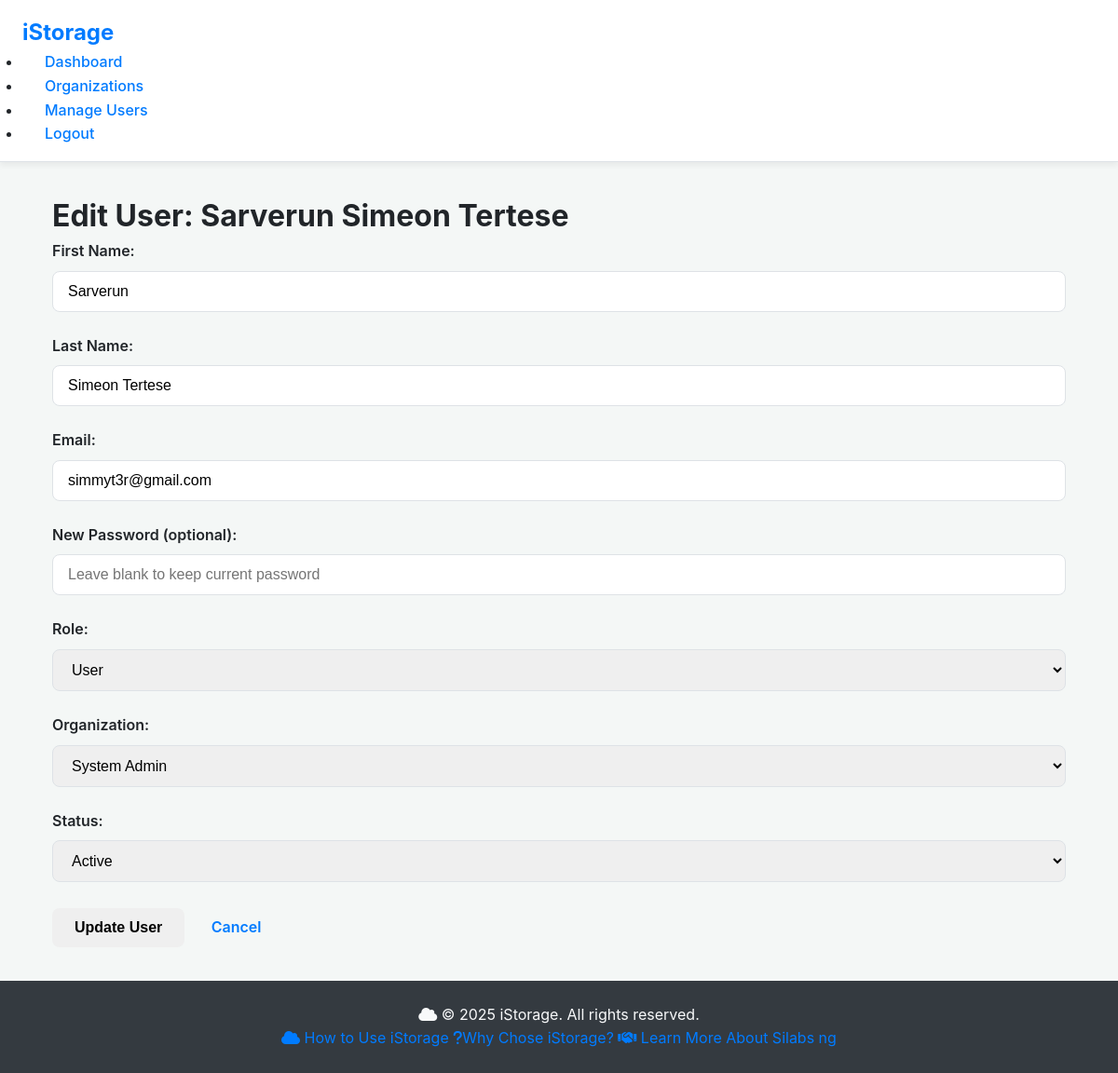
Screenshot of /views/edit_user.php?id=3 (signed in) with the database file from the repository.
### tables this page shows
CREATE TABLE `users` (
  `id` int(11) NOT NULL,
  `organization_id` int(11) NOT NULL,
  `username` varchar(50) NOT NULL,
  `email` varchar(100) NOT NULL,
  `password_hash` varchar(255) NOT NULL,
  `first_name` varchar(50) NOT NULL,
  `last_name` varchar(50) NOT NULL,
  `role` enum('user','admin','super_admin') NOT NULL DEFAULT 'user',
  `created_at` timestamp NOT NULL DEFAULT current_timestamp(),
  `last_login` timestamp NULL DEFAULT NULL,
  `is_active` tinyint(1) NOT NULL DEFAULT 1,
  `password_reset_token` varchar(64) DEFAULT NULL,
  `password_reset_expires` datetime DEFAULT NULL
);

CREATE TABLE `organizations` (
  `id` int(11) NOT NULL,
  `name` varchar(100) NOT NULL,
  `description` text DEFAULT NULL,
  `created_at` timestamp NOT NULL DEFAULT current_timestamp(),
  `approved` tinyint(1) NOT NULL DEFAULT 0,
  `approved_by` int(11) DEFAULT NULL,
  `approved_at` timestamp NULL DEFAULT NULL,
  `requested_by` int(11) DEFAULT NULL
);

### includes/config.php (called while the page is built, shortened)
<?php
function is_super_admin() {
    return isset($_SESSION['role']) && $_SESSION['role'] === 'super_admin';
}
?>

### models/User.php (called while the page is built, shortened)
<?php
class User {
    private $pdo;
    public function __construct($pdo) {
        $this->pdo = $pdo;
    }
    public function findById($id) {
        $stmt = $this->pdo->prepare("SELECT * FROM users WHERE id = ?");
        $stmt->execute([$id]);
        return $stmt->fetch();
    }
}
?>

### models/Organization.php (called while the page is built, shortened)
<?php
class Organization {
    private $pdo;
    public function __construct($pdo) {
        $this->pdo = $pdo;
    }
    public function getAll() {
        $stmt = $this->pdo->prepare("SELECT o.*, u.username as approved_by_username
                                    FROM organizations o
                                    LEFT JOIN users u ON o.approved_by = u.id
                                    ORDER BY o.name");
        $stmt->execute();
        return $stmt->fetchAll();
    }
}
?>

### views/edit_user.php (the view, shortened to what this page needs)
<?php
require_once '../includes/config.php';
require_once '../models/User.php';
require_once '../models/Organization.php';
$user_id_to_edit = isset($_GET['id']) ? (int)$_GET['id'] : 0;
try {
    $user_model = new User($pdo);
    $org_model = new Organization($pdo);
    $user = $user_model->findById($user_id_to_edit);
    $organizations = is_super_admin() ? $org_model->getAll() : [];
} catch (PDOException $e) {
    $_SESSION['page_error'] = 'A database error occurred.';
    error_log('Edit User Page Error: ' . $e->getMessage());
    redirect('manage_users.php');
}
?>
<!DOCTYPE html>
<html lang="en">
<head>
    <link rel="stylesheet" href="../assets/css/style.css">
</head>
<body>
    <header>
        <div class="header-content">
            <div class="logo"><?= htmlspecialchars(APP_NAME) ?></div>
            <nav>
                <ul>
                    <?php if (is_super_admin()): ?>
                        <li><a href="super_admin_dashboard.php">Dashboard</a></li>
                        <li><a href="manage_organizations.php">Organizations</a></li>
                    <?php else: ?>
                        <li><a href="admin_dashboard.php">Dashboard</a></li>
                    <?php endif; ?>
                    <li><a href="manage_users.php">Manage Users</a></li>
                    <li><a href="../controllers/auth_controller.php?logout=1">Logout</a></li>
                </ul>
            </nav>
        </div>
    </header>
    <div class="container">
        <div class="main-content">
            <h1>Edit User: <?= htmlspecialchars($user['first_name'] . ' ' . $user['last_name']) ?></h1>
            <div class="form-container">
                <form action="../controllers/admin_controller.php" method="POST">
                    <div class="form-group">
                        <label for="first_name">First Name:</label>
                        <input type="text" id="first_name" name="first_name" value="<?= htmlspecialchars($user['first_name']) ?>" required>
                    </div>
                    <div class="form-group">
                        <label for="last_name">Last Name:</label>
                        <input type="text" id="last_name" name="last_name" value="<?= htmlspecialchars($user['last_name']) ?>" required>
                    </div>
                    <div class="form-group">
                        <label for="email">Email:</label>
                        <input type="email" id="email" name="email" value="<?= htmlspecialchars($user['email']) ?>" required>
                    </div>
                    <div class="form-group">
                        <label for="password">New Password (optional):</label>
                        <input type="password" id="password" name="password" placeholder="Leave blank to keep current password">
                    </div>
                    <?php if (is_super_admin()): ?>
                        <div class="form-group">
                            <label for="role">Role:</label>
                            <select id="role" name="role" <?= $user['role'] === 'super_admin' ? 'disabled' : '' ?>>
                                <option value="user" <?= $user['role'] === 'user' ? 'selected' : '' ?>>User</option>
                            </select>
                        </div>
                        <div class="form-group">
                            <label for="organization_id">Organization:</label>
                            <select id="organization_id" name="organization_id">
                                <?php foreach ($organizations as $org): ?>
                                    <option value="<?= $org['id'] ?>" <?= $user['organization_id'] == $org['id'] ? 'selected' : '' ?>>
                                        <?= htmlspecialchars($org['name']) ?>
                                    </option>
                                <?php endforeach; ?>
                            </select>
                        </div>
                        <div class="form-group">
                             <label for="is_active">Status:</label>
                             <select id="is_active" name="is_active">
                                 <option value="1" <?= $user['is_active'] ? 'selected' : '' ?>>Active</option>
                             </select>
                        </div>
                    <?php endif; ?>
                    <button type="submit" name="update_user" class="btn btn-success">Update User</button>
                    <a href="manage_users.php" class="btn">Cancel</a>
                </form>
            </div>
        </div>
    </div>
</body>
</html>
<?php
include "footer.php";
?>

### assets/css/style.css (style rules this page uses)
:root { --primary-color: #007bff; --primary-hover-color: #0056b3; --secondary-color: #6c757d; --success-color: #28a745; --danger-color: #dc3545; --light-color: #f8f9fa; --dark-color: #343a40; --text-color: #212529; --body-bg: #f4f7f6; --card-bg: #ffffff; --border-color: #dee2e6; --border-radius: 0.5rem; --box-shadow: 0 4px 6px rgba(0, 0, 0, 0.05); --font-family: 'Inter', -apple-system, BlinkMacSystemFont, "Segoe UI", Roboto, "Helvetica Neue", Arial, sans-serif; }
* { box-sizing: border-box; margin: 0; padding: 0; }
body { font-family: var(--font-family); line-height: 1.6; color: var(--text-color); background-color: var(--body-bg); }
a { color: var(--primary-color); text-decoration: none; transition: color 0.2s ease-in-out; }
.main-content { flex-grow: 1; padding: 2rem; overflow-y: auto; list-style: none; }
.container { width: 100%; max-width: 1200px; margin: 0 auto; padding: 0 1.5rem; }
header { background-color: var(--card-bg); padding: 1rem 1.5rem; box-shadow: var(--box-shadow); border-bottom: 1px solid var(--border-color); display: flex; justify-content: space-between; align-items: center; position: sticky; top: 0; z-index: 1000; width: 100%; }
header .logo { font-size: 1.5rem; font-weight: 700; color: var(--primary-color); }
header nav a { margin-left: 0.5rem; padding: 0.5rem 1rem; border-radius: var(--border-radius); font-weight: 500; transition: background-color 0.2s ease-in-out; }
.form-group { margin-bottom: 1.5rem; }
.form-group label { display: block; font-weight: 600; margin-bottom: 0.5rem; }
.form-group input[type="text"], .form-group input[type="email"], .form-group input[type="password"], .form-group input[type="file"], .form-group textarea, .form-group select { width: 100%; padding: 0.75rem 1rem; border: 1px solid var(--border-color); border-radius: var(--border-radius); font-size: 1rem; transition: border-color 0.2s, box-shadow 0.2s; }
.btn { display: inline-block; padding: 0.75rem 1.5rem; border-radius: var(--border-radius); border: none; font-size: 1rem; font-weight: 600; cursor: pointer; text-align: center; transition: background-color 0.2s, transform 0.1s; }

### rows the page displays
users: first_name+last_name "Sarverun Simeon Tertese", first_name "Sarverun", last_name "Simeon Tertese", email "simmyt3r@gmail.com", role "User", organization_id "System Admin", is_active "Active"

### other values shown
APP_NAME "iStorage"
